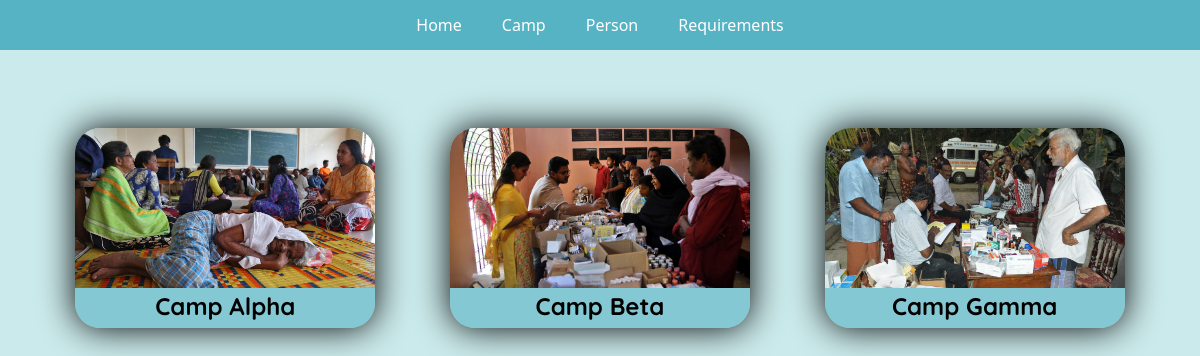
The app's page /Camp, older data.
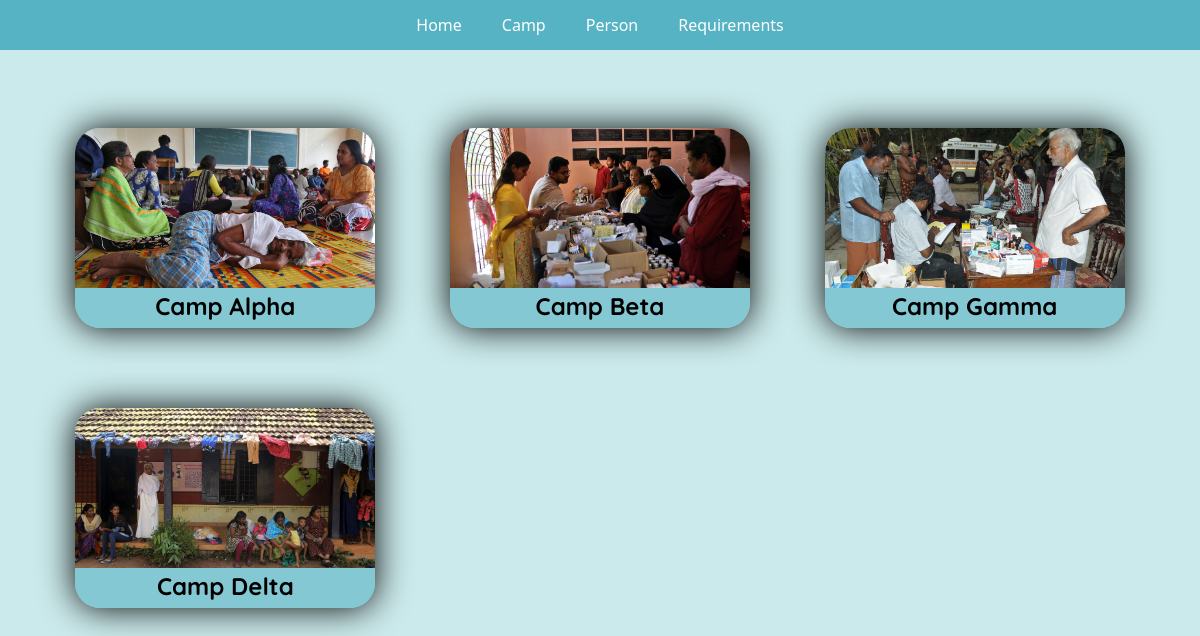
The same page, newer data.
### Main/models.py (models this page shows)
class Camp(models.Model):
    camp_id = models.CharField(max_length=3,unique=True)
    camp_name = models.CharField(max_length=20)
    camp_add = models.CharField(max_length=60)
    camp_district = models.CharField(max_length=20)
    camp_state = models.CharField(max_length=20)
    camp_man = models.CharField(max_length=20)
    man_id = models.CharField(max_length=5,unique=True)
    camp_img = models.ImageField(upload_to="Camp_Images")
    man_contact = models.IntegerField()
    curr_capacity = models.PositiveIntegerField()
    total_capacity = models.PositiveIntegerField()
    rat_towel = models.PositiveIntegerField()
    rat_soap = models.PositiveIntegerField()

### Main/views.py (the view)
# urls.py: path('Camp',views.camp),
def camp(request):
    obj = Camp.objects.all()
    return render(request,'Camp.html',{"obj":obj})

### Main/templates/Camp.html (shortened to what this page needs)
<!DOCTYPE html>
<html lang="en">
<head>
    <link href="static/css/bootstrap.min.css" rel="stylesheet" type="text/css">
    <link href="static/css/stylesCamp.css" rel="stylesheet" type="text/css">
    <link href="static/css/stylesNavbar.css" rel="stylesheet" type="text/css">
</head>
<body>
    <header>
        <nav class="navbar navbar-expand">
            <ul class="navbar-nav row">
                <li class="nav-item col"><a class="nav-link" href="./">Home</a></li>
                <li class="nav-item col"><a class="nav-link" href="Camp">Camp</a></li>
                <li class="nav-item col"><a class="nav-link" href="Person">Person</a></li>
                <li class="nav-item col"><a class="nav-link" href="Requirements">Requirements</a></li>
            </ul>
        </nav>
    </header>
<main>
    <section class="camp container">
        {% for i in obj %}
        <section id="{{i.camp_name}}" class="item campContain">
            <article>
                <img src="media/{{i.camp_img}}" onclick="show('{{i.camp_id}}','{{i.camp_name}}')">
            </article>
            <article class="title" onclick="show('{{i.camp_id}}','{{i.camp_name}}')"><font>{{i.camp_name}}</font></article>
        </section>
        {% endfor %}
    </section>
</main>
</body>
</html>

Row changes from the older to the newer data that the page shows:
added Camp: camp_img (picture), camp_name "Camp Delta"
